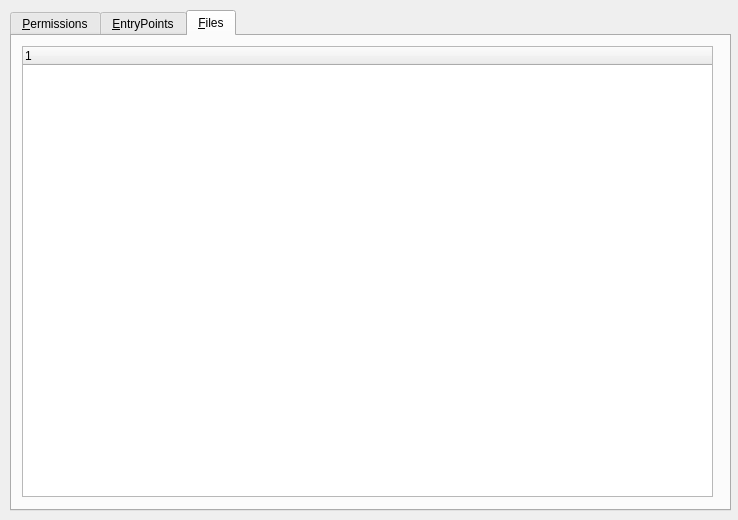
<?xml version="1.0" encoding="UTF-8"?>
<ui version="4.0">
 <class>Form</class>
 <widget class="QWidget" name="Form">
  <property name="geometry">
   <rect>
    <x>0</x>
    <y>0</y>
    <width>738</width>
    <height>520</height>
   </rect>
  </property>
  <property name="windowTitle">
   <string>Form</string>
  </property>
  <widget class="QTabWidget" name="tabWidget">
   <property name="geometry">
    <rect>
     <x>10</x>
     <y>10</y>
     <width>721</width>
     <height>501</height>
    </rect>
   </property>
   <property name="currentIndex">
    <number>2</number>
   </property>
   <widget class="QWidget" name="tab">
    <attribute name="title">
     <string>&amp;Permissions</string>
    </attribute>
    <widget class="QListWidget" name="listPerm">
     <property name="geometry">
      <rect>
       <x>0</x>
       <y>10</y>
       <width>711</width>
       <height>461</height>
      </rect>
     </property>
    </widget>
   </widget>
   <widget class="QWidget" name="tab_2">
    <attribute name="title">
     <string>&amp;EntryPoints</string>
    </attribute>
    <widget class="QTreeWidget" name="ep">
     <property name="geometry">
      <rect>
       <x>10</x>
       <y>10</y>
       <width>691</width>
       <height>451</height>
      </rect>
     </property>
     <column>
      <property name="text">
       <string notr="true">1</string>
      </property>
     </column>
    </widget>
   </widget>
   <widget class="QWidget" name="tab_3">
    <attribute name="title">
     <string>&amp;Files</string>
    </attribute>
    <widget class="QTreeWidget" name="files">
     <property name="geometry">
      <rect>
       <x>10</x>
       <y>10</y>
       <width>691</width>
       <height>451</height>
      </rect>
     </property>
     <column>
      <property name="text">
       <string notr="true">1</string>
      </property>
     </column>
    </widget>
   </widget>
  </widget>
 </widget>
 <resources/>
 <connections/>
</ui>
